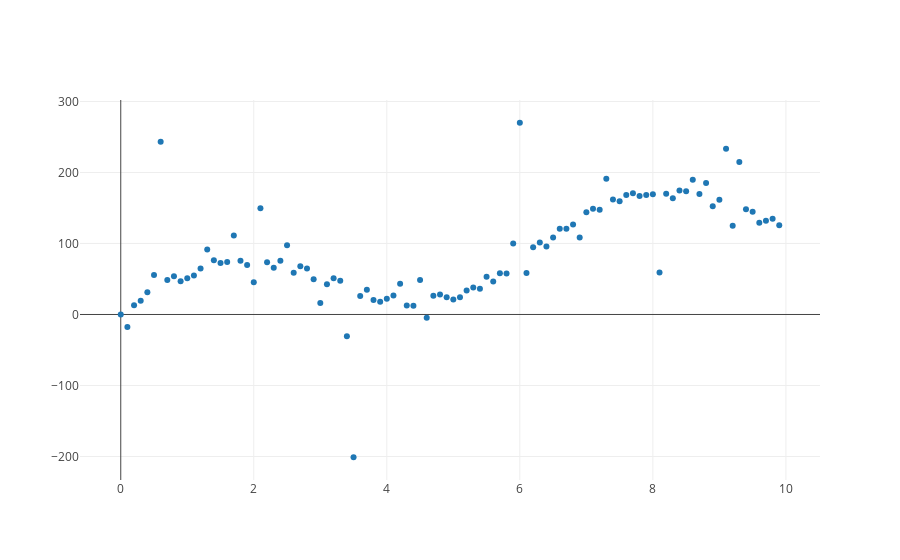

Notebook code for this chart:
### Markdown cell above
----------------------------------------------
### Problem 2 - Analytical function regression
----------------------------------------------

### Code cell
# ANALYTICAL FUNCTION REGRESSION PROBLEM
# create X data for the regression
X = np.arange(0, 10, 0.1)
# add some salt to simulate noise
salt0 = [6*(np.random.rand() > .4)*(-1)**(np.random.rand() > .5) for x in X]
salt1 = [30*(np.random.rand() > .9)*(-1)**(np.random.rand() > .5) for x in X]
salt2 = [75*(np.random.rand() > .95)*(-1)**(np.random.rand() > .5) for x in X]
salt_outlier = [200*(np.random.rand() > .98)*(-1)**(np.random.rand() > .5) for x in X]
Y_pure = [50*np.sin(x)+x*15 for x in X]
# create Y data for the regression
Y = np.sum([Y_pure, salt0, salt1, salt2, salt_outlier], axis = 0)

# plot the [X, Y] data
iplot([go.Scatter(x=X, y=Y, mode = 'markers')])

### Figure 1 — Plotly figure (JSON) as saved in the notebook; plotly's stock layout.template omitted (floating-point values rounded to 4 significant figures)
{"data": [{"mode": "markers", "type": "scatter", "uid": "c4f685da-c532-4d2f-9d62-10a5678f95ec", "x": [0, 0.1, 0.2, 0.3, 0.4, 0.5, 0.6, 0.7, 0.8, 0.9, 1, 1.1, 1.2, 1.3, 1.4, 1.5, 1.6, 1.7, 1.8, 1.9, 2, 2.1, 2.2, 2.3, 2.4, 2.5, 2.6, 2.7, 2.8, 2.9, 3, 3.1, 3.2, 3.3, 3.4, 3.5, 3.6, 3.7, 3.8, 3.9, 4, 4.1, 4.2, 4.3, 4.4, 4.5, 4.6, 4.7, 4.8, 4.9, 5, 5.1, 5.2, 5.3, 5.4, 5.5, 5.6, 5.7, 5.8, 5.9, 6, 6.1, 6.2, 6.3, 6.4, 6.5, 6.6, 6.7, 6.8, 6.9, 7, 7.1, 7.2, 7.3, 7.4, 7.5, 7.6, 7.7, 7.8, 7.9, 8, 8.1, 8.2, 8.3, 8.4, 8.5, 8.6, 8.7, 8.8, 8.9, 9, 9.1, 9.2, 9.3, 9.4, 9.5, 9.6, 9.7, 9.8, 9.9], "y": [0, -17.51, 12.93, 19.28, 31.47, 55.47, 243.2, 48.71, 53.87, 46.67, 51.07, 55.06, 64.6, 91.68, 76.27, 72.37, 73.98, 111.1, 75.69, 69.82, 45.46, 149.7, 73.42, 65.79, 75.77, 97.42, 58.78, 67.87, 64.75, 49.46, 16.06, 42.58, 51.08, 47.61, -30.78, -201.0, 25.87, 35.01, 20.41, 18.11, 22.16, 26.59, 43.42, 12.69, 12.42, 48.62, -4.685, 26.5, 28.19, 24.38, 21.05, 24.21, 33.83, 37.89, 36.36, 53.22, 46.44, 57.97, 57.77, 99.81, 270.0, 58.39, 94.85, 101.3, 95.83, 108.3, 120.6, 120.7, 126.7, 108.4, 143.8, 148.9, 147.7, 191.0, 161.9, 159.4, 168.4, 170.9, 166.9, 168.4, 169.5, 58.99, 170.0, 163.6, 174.7, 173.4, 189.7, 169.6, 185.2, 152.6, 161.6, 233.5, 125.1, 214.7, 148.2, 144.7, 129.3, 131.9, 134.7, 125.6]}], "layout": {}}
